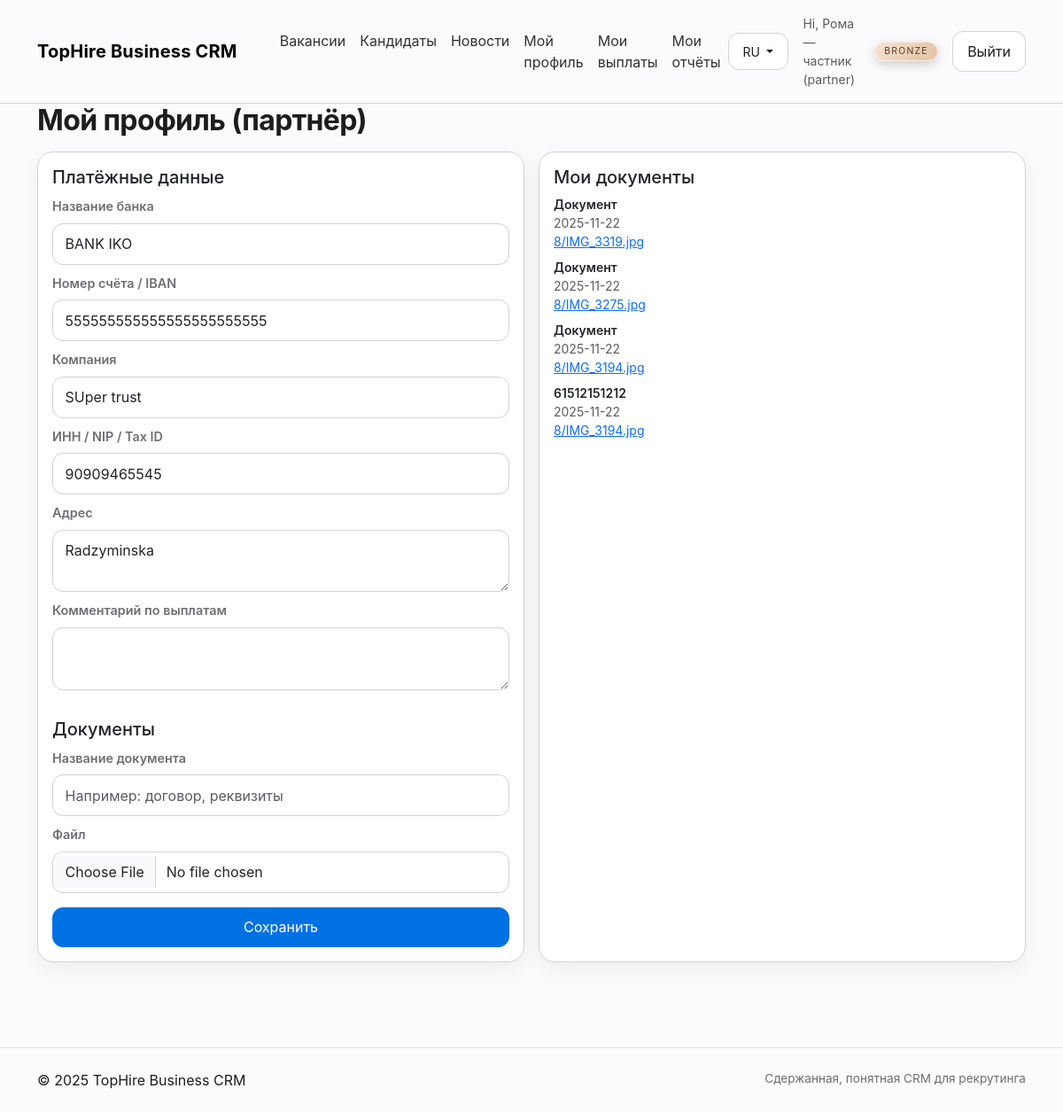
/partner/profile (signed in), run on the app's committed database.
### models.py (models this page shows)
class Base(DeclarativeBase):
    pass

class User(Base):
    __tablename__ = "users"
    id: Mapped[int] = mapped_column(primary_key=True)
    name: Mapped[str] = mapped_column(String(180))
    email: Mapped[str] = mapped_column(String(255), unique=True, index=True)
    password_hash: Mapped[str] = mapped_column(String(255))
    role: Mapped[str] = mapped_column(String(32))  # coordinator|recruiter|partner
    is_active: Mapped[bool] = mapped_column(Boolean, default=True)
    note: Mapped[str] = mapped_column(Text, default="")
    is_blocked: Mapped[bool] = mapped_column(Boolean, default=False)
    bank_account: Mapped[str] = mapped_column(String(255), default="")
    bank_name: Mapped[str] = mapped_column(String(255), default="")
    company_name: Mapped[str] = mapped_column(String(255), default="")
    tax_id: Mapped[str] = mapped_column(String(100), default="")
    address: Mapped[str] = mapped_column(Text, default="")
    payout_note: Mapped[str] = mapped_column(Text, default="")
    created_at: Mapped[datetime] = mapped_column(DateTime, default=datetime.utcnow)

class PartnerDoc(Base):
    __tablename__ = "partner_docs"
    id: Mapped[int] = mapped_column(primary_key=True)
    partner_id: Mapped[int] = mapped_column(ForeignKey("users.id"))
    filename: Mapped[str] = mapped_column(String(400))
    label: Mapped[str] = mapped_column(String(255), default="")
    uploaded_at: Mapped[datetime] = mapped_column(DateTime, default=datetime.utcnow)

### app.py (the view, shortened to what this page needs)
@app.route("/partner/profile", methods=["GET", "POST"])
@login_required
@roles_required("partner")
def partner_profile():
    u = db.session.get(User, g.user.id)
    if not u:
        abort(404)
    docs = (
        db.session.query(PartnerDoc)
        .filter(PartnerDoc.partner_id == g.user.id)
        .order_by(PartnerDoc.uploaded_at.desc())
        .all()
    )
    return render_template("partner_profile.html", user=u, docs=docs)

### app.py (called while the page is built)
@app.context_processor
def inject_brand():
    lang = session.get("lang", "ru")
    return {"BRAND": BRAND, "current_lang": lang}

@app.before_request
def load_user():
    g.user = None
    uid = session.get("uid")
    if uid:
        g.user = db.session.get(User, uid)
    g.inbox_count = 0
    g.news_unread_count = 0
    if g.user and g.user.role in ("recruiter","coordinator"):
        g.inbox_count = db.session.query(func.count(Candidate.id)).filter(Candidate.status=="Подан").scalar() or 0
    if g.user:
        g.news_unread_count = (
            db.session.query(func.count(News.id))
            .outerjoin(NewsRead, (NewsRead.news_id == News.id) & (NewsRead.user_id == g.user.id))
            .filter(News.is_published == True, NewsRead.id.is_(None))
            .scalar()
            or 0
        )

def login_required(f):
    from functools import wraps
    @wraps(f)
    def wrapper(*a, **kw):
        if not g.user:
            return redirect(url_for("login"))
        return f(*a, **kw)
    return wrapper

def roles_required(*roles):
    from functools import wraps
    def deco(f):
        @wraps(f)
        def wrapper(*a, **kw):
            if not g.user or g.user.role not in roles:
                abort(403)
            return f(*a, **kw)
        return wrapper
    return deco

### templates/partner_profile.html
{% extends "layout.html" %}
{% block content %}
<h1 class="hero-title mb-3">Мой профиль (партнёр)</h1>
<div class="row g-3">
  <div class="col-md-6">
    <form method="post" enctype="multipart/form-data" class="card p-3">
      <h5 class="card-title">Платёжные данные</h5>
      <div class="mb-2">
        <label class="form-label small">Название банка</label>
        <input type="text" name="bank_name" value="{{ user.bank_name }}" class="form-control">
      </div>
      <div class="mb-2">
        <label class="form-label small">Номер счёта / IBAN</label>
        <input type="text" name="bank_account" value="{{ user.bank_account }}" class="form-control">
      </div>
      <div class="mb-2">
        <label class="form-label small">Компания</label>
        <input type="text" name="company_name" value="{{ user.company_name }}" class="form-control">
      </div>
      <div class="mb-2">
        <label class="form-label small">ИНН / NIP / Tax ID</label>
        <input type="text" name="tax_id" value="{{ user.tax_id }}" class="form-control">
      </div>
      <div class="mb-2">
        <label class="form-label small">Адрес</label>
        <textarea name="address" class="form-control" rows="2">{{ user.address }}</textarea>
      </div>
      <div class="mb-3">
        <label class="form-label small">Комментарий по выплатам</label>
        <textarea name="payout_note" class="form-control" rows="2">{{ user.payout_note }}</textarea>
      </div>
      <h5 class="card-title mt-3">Документы</h5>
      <div class="mb-2">
        <label class="form-label small">Название документа</label>
        <input type="text" name="doc_label" class="form-control" placeholder="Например: договор, реквизиты">
      </div>
      <div class="mb-3">
        <label class="form-label small">Файл</label>
        <input type="file" name="doc_file" class="form-control">
      </div>
      <button class="btn btn-primary">Сохранить</button>
    </form>
  </div>
  <div class="col-md-6">
    <div class="card p-3 h-100">
      <h5 class="card-title">Мои документы</h5>
      {% if docs %}
        <ul class="list-unstyled small mb-0">
          {% for d in docs %}
            <li class="mb-2">
              <div class="fw-semibold">{{ d.label or 'Документ' }}</div>
              <div class="text-muted">{{ d.uploaded_at.date() if d.uploaded_at else '' }}</div>
              <div class="text-muted"><a href="{{ url_for('partner_doc', doc_id=d.id) }}" target="_blank">{{ d.filename }}</a></div>
            </li>
          {% endfor %}
        </ul>
      {% else %}
        <p class="small text-muted mb-0">Документы ещё не загружены.</p>
      {% endif %}
    </div>
  </div>
</div>
{% endblock %}

### templates/layout.html (shortened to what this page needs)
<!doctype html>
<html lang="{{ current_lang or 'ru' }}">
<head>
  <link href="https://cdn.jsdelivr.net/npm/bootstrap@5.3.3/dist/css/bootstrap.min.css" rel="stylesheet">
  <link href="{{ url_for('static', filename='css/tophire.css') }}" rel="stylesheet">
</head>
<body>
<nav class="navbar navbar-expand-lg py-3">
  <div class="container">
    <a class="navbar-brand brand" href="{{ url_for('index') }}">{{ BRAND }}</a>
    {% if g.user %}
    <div class="collapse navbar-collapse" id="nav">
      <ul class="navbar-nav ms-4 me-auto">
        <li class="nav-item"><a class="nav-link" href="{{ url_for('jobs') }}">{{ "Вакансії" if current_lang=="uk" else "Вакансии" }}</a></li>
        <li class="nav-item"><a class="nav-link" href="{{ url_for('candidates') }}">{{ "Кандидати" if current_lang=="uk" else "Кандидаты" }}</a></li>
        <li class="nav-item">
          <a class="nav-link" href="{{ url_for('news_list') }}">
            {{ "Новини" if current_lang=="uk" else "Новости" }}
          </a>
        </li>
        {% if g.user.role == 'partner' %}
          <li class="nav-item"><a class="nav-link" href="{{ url_for('partner_profile') }}">{{ "Мій профіль" if current_lang=="uk" else "Мой профиль" }}</a></li>
          <li class="nav-item"><a class="nav-link" href="{{ url_for('partner_earnings') }}">{{ "Мої виплати" if current_lang=="uk" else "Мои выплаты" }}</a></li>
          <li class="nav-item"><a class="nav-link" href="{{ url_for('partner_reports') }}">{{ "Мої звіти" if current_lang=="uk" else "Мои отчёты" }}</a></li>
        {% endif %}
      </ul>
      <div class="d-flex align-items-center gap-3">
        <div class="dropdown">
          <button class="btn btn-sm btn-outline-secondary dropdown-toggle" type="button" data-bs-toggle="dropdown">
            {{ "UA" if current_lang=="uk" else "RU" }}
          </button>
        </div>
        <span class="text-muted small d-inline-flex align-items-center gap-2">
          <span>{{ "Привіт" if current_lang=="uk" else "Hi" }}, {{ g.user.name }} ({{ g.user.role }})</span>
          {% if g.user.role == 'partner' %}
            {% set tiers = ['Bronze','Silver','Gold','Platinum','Diamond'] %}
            {% set tier = g.user.note if g.user.note in tiers else 'Bronze' %}
            <span class="tier-badge tier-badge-nav tier-{{ tier|lower }}">{{ tier }}</span>
          {% endif %}
        </span>
        <a class="btn btn-outline-secondary" href="{{ url_for('logout') }}">{{ "Вийти" if current_lang=="uk" else "Выйти" }}</a>
      </div>
    </div>
    {% endif %}
  </div>
</nav>
<main class="container pb-5">
  {% block content %}{% endblock %}
</main>
<footer class="py-4 mt-5 border-top">
  <div class="container d-flex justify-content-between">
    <span>© {{ 2025 }} {{ BRAND }}</span>
    <span class="small-note">{{ "Стримана, зрозуміла CRM для рекрутингу" if current_lang=="uk" else "Сдержанная, понятная CRM для рекрутинга" }}</span>
  </div>
</footer>
</body></html>

### static/css/tophire.css (style rules this page uses)
:root { --bg:#fbfbfd; --card:#ffffff; --text:#1d1d1f; --muted:#6e6e73; --blue:#0071e3; --line:#d2d2d7; --shadow: 0 8px 24px rgba(0,0,0,.06); --radius: 18px; }
html,body { background:var(--bg); color:var(--text); font-family:-apple-system, BlinkMacSystemFont, 'Segoe UI', Roboto, 'Helvetica Neue', Arial }
.navbar { background:transparent; border-bottom:1px solid var(--line); }
.nav-link { color:var(--text)!important; opacity:.9 }
.btn { border-radius:12px; padding:.6rem 1rem }
.btn-primary { background:var(--blue); border-color:var(--blue) }
.btn-outline-secondary { border-color:var(--line); color:var(--text); background:#fff }
.card { background:var(--card); border:1px solid var(--line); border-radius:var(--radius); box-shadow:var(--shadow) }
.form-control,.form-select { border:1px solid var(--line); border-radius:12px; padding:.65rem .85rem }
.form-label { color:var(--muted); font-weight:600; font-size:.9rem }
.hero-title { font-size:2rem; font-weight:700; letter-spacing:-.02em }
.small-note { color:var(--muted); font-size:.85rem }
.brand { font-weight:700; letter-spacing:.2px }
.tier-badge { display: inline-flex; align-items: center; justify-content: center; padding: 0.25rem 0.9rem; border-radius: 999px; font-size: 0.7rem; text-transform: uppercase; letter-spacing: .12em; border: 1px solid rgba(255,255,255,0.6); box-shadow: 0 4px 12px rgba(0,0,0,0.18); background: #f5f5f7; }
.tier-bronze { background: linear-gradient(135deg,#f6e3d4,#e2c2a2); color: #5a3a22; }
.tier-badge-nav { font-size: 0.65rem; padding: 0.15rem 0.65rem; margin-left: 0.25rem; }

### data on the page
User: user.name "Рома — частник", user.role "partner", bank_name "BANK IKO", bank_account "555555555555555555555555", company_name "SUper trust", tax_id "90909465545", address "Radzyminska"
PartnerDoc: label "Документ", uploaded_at "2025-11-22", filename "8/IMG_3319.jpg"
PartnerDoc: label "Документ", uploaded_at "2025-11-22", filename "8/IMG_3275.jpg"
PartnerDoc: label "Документ", uploaded_at "2025-11-22", filename "8/IMG_3194.jpg"
PartnerDoc: label "61512151212", uploaded_at "2025-11-22", filename "8/IMG_3194.jpg"

### other printed values
{{ BRAND }} "TopHire Business CRM"
{{ "Вакансії" if current_lang=="uk" else "Вакансии" }} "Вакансии"
{{ "Кандидати" if current_lang=="uk" else "Кандидаты" }} "Кандидаты"
{{ "Новини" if current_lang=="uk" else "Новости" }} "Новости"
{{ "Мій профіль" if current_lang=="uk" else "Мой профиль" }} "Мой профиль"
{{ "Мої виплати" if current_lang=="uk" else "Мои выплаты" }} "Мои выплаты"
{{ "Мої звіти" if current_lang=="uk" else "Мои отчёты" }} "Мои отчёты"
{{ "UA" if current_lang=="uk" else "RU" }} "RU"
{{ "Привіт" if current_lang=="uk" else "Hi" }} "Hi"
{{ tier }} "BRONZE"
{{ "Вийти" if current_lang=="uk" else "Выйти" }} "Выйти"
{{ 2025 }} "2025"
